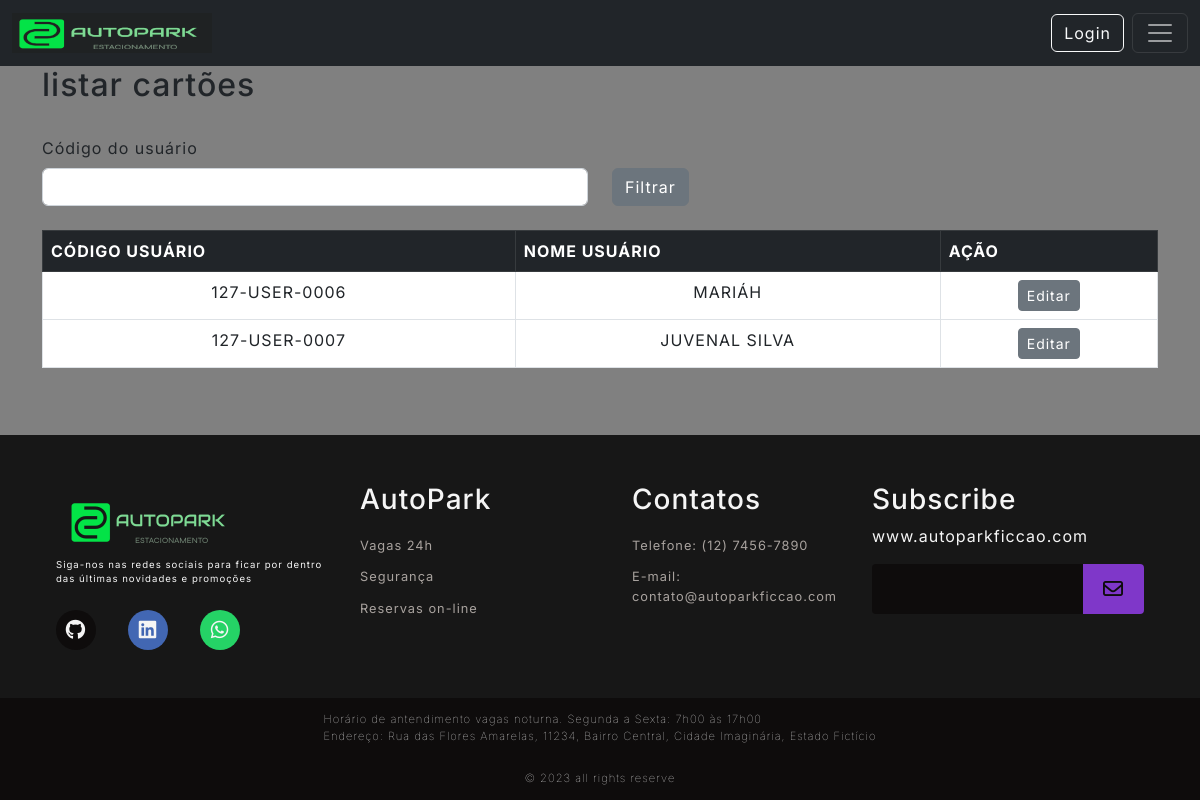
The app's page /cadCartao/ListCartao with its own data.
### Src/Model/BancoDados.py (models this page shows, shortened)
class Usuarios(UserMixin,db.Model):
  __tablename__= "Usuarios"
  id = db.Column(db.Integer, primary_key=True, autoincrement=True)
  cpf = db.Column(db.Integer, unique=True)
  codUser = db.Column(db.Integer, unique=True)
  nome = db.Column(db.String(150))
  endereco = db.Column(db.String(150))
  contato = db.Column(db.String(150))
  email = db.Column(db.String(150))
  senha = db.Column(db.String(150))
  status = db.Column(db.String(3))

### Src/View/CartoesRFID.py (the view)
@bp_cadCartoes.route('/ListCartao', methods=['GET'])
def ListCartao():
    usuarios = CartoesController.ListCartoes()
    return render_template('listaUsuariosSemcartao.html',usuarios=usuarios)

### Src/Controller/Cartoes.py (called while the page is built)
  def ListCartoes():
    usuarios_sem_cartao_rfid = db.session.query(Usuarios).outerjoin(CartaoRFID, Usuarios.id == CartaoRFID.id).\
        filter(CartaoRFID.idCard == None).all()
    return usuarios_sem_cartao_rfid

### Templates/listaUsuariosSemcartao.html (shortened to what this page needs)
{% extends 'base.html' %}
{% block conteudo %}
<h2>listar cartões</h2>
<br>
<div class="row">
  <label class="form-label" for="form3Example4">Código do usuário</label>
  <fieldset class="form-group col-md-6">
      <form action="{{url_for('router.cadCartao.FiltrarUser')}}" method="GET">
          <input type="text" class="form-control" name="codUser" >
  </fieldset>
  <fieldset class="form-group col-md-4">
      <button type="submit" class="btn btn-secondary">Filtrar</button>
  </fieldset>
</div>
<br>
<div class="bg-white ">
  <table class="table table-bordered table-hover">
    <thead class="table-dark">
      <tr>
        <th scope="col">CÓDIGO USUÁRIO</th>
        <th scope="col">NOME USUÁRIO</th>
        <th scope="col">AÇÃO</th>
      </tr>
    </thead>
    <tbody>
      {% for usuarios in usuarios %}
      <tr>
        <td style="text-align: center;" >{{usuarios.codUser}}</td>
        <td style="text-align: center;">{{ usuarios.nome }}</td>
        <td style="text-align: center;">
          <a href="/cadCartao/atualizarCartao/{{usuarios.codUser}}/{{usuarios.id}}" class="btn btn-secondary btn-sm">Editar</a>
        </td>
      </tr>
      {% endfor %}
    </tbody>
  </table>
</div>
{% endblock conteudo %}

### Public/style.css (style rules this page uses)
:root { --color-neutral-0: #0e0c0c; --color-neutral-10: #171717; --color-neutral-30: #a8a29e; --color-neutral-40: #f5f5f5; --color-neutral-50: #808080; }
* { font-family: 'Inter', sans-serif; margin: 0; padding: 0; box-sizing: border-box; letter-spacing: 1px; }
body { background: var(--color-neutral-50); display: flex; flex-direction: column; min-height: 100vh; }

### records on screen
Usuarios: codUser "127-USER-0006", nome "MARIÁH"
Usuarios: codUser "127-USER-0007", nome "JUVENAL SILVA"
